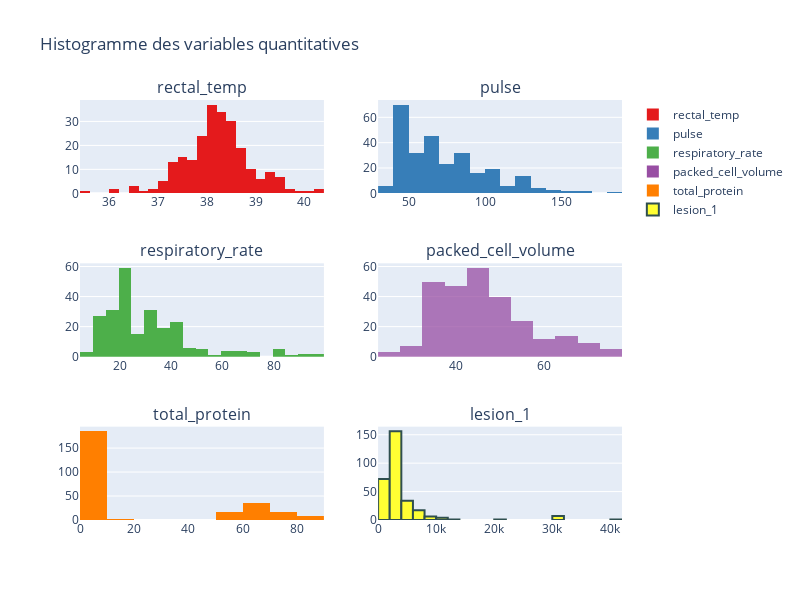

Here is the notebook cell this chart was saved with:
### Code cell
#Avec Hist de plotly

fig = make_subplots(
    rows=3, cols=2,
    subplot_titles=("rectal_temp", "pulse", "respiratory_rate", "packed_cell_volume", "total_protein", "lesion_1")
)

fig.add_trace(
    go.Histogram(
        x=horses['rectal_temp'],
        marker=dict(color='#e41a1c'),# options pour la couleur (plus d'option sur le dernier histogramme)
        name='rectal_temp'
        ),
    row=1, col=1
)

fig.add_trace(
    go.Histogram(
        x=horses['pulse'],
        marker=dict(color='#377eb8'),
        name='pulse'
        ),
    row=1, col=2
)

fig.add_trace(
    go.Histogram(
        x=horses['respiratory_rate'],
        marker=dict(color='#4daf4a'),
        name='respiratory_rate'
        ),
    row=2, col=1
)

fig.add_trace(
    go.Histogram(
        x=horses['packed_cell_volume'],
        marker=dict(color='#984ea3', opacity=0.75),
        name='packed_cell_volume'
        ),
    row=2, col=2
)

fig.add_trace(
    go.Histogram(
        x=horses['total_protein'],
        marker=dict(color='#ff7f00'),
        name='total_protein'
        ),
    row=3, col=1
)

fig.add_trace(
    go.Histogram(
        x=horses['lesion_1'],
        marker=dict(color='#ffff33', line=dict(width=2,
                                        color='DarkSlateGrey')),#ici un peu plus d'option
        name='lesion_1'
        ),
    row=3, col=2
)

fig.update_layout(height=600, width=800, title_text="Histogramme des variables quantitatives")

fig.show()

### Figure 1 — Plotly figure (JSON) as saved in the notebook; plotly's stock layout.template omitted (floating-point values rounded to 4 significant figures; data arrays with more than 128 entries replaced by an {"elided": "..."} marker saying what was removed)
{"data": [{"marker": {"color": "#e41a1c"}, "name": "rectal_temp", "type": "histogram", "x": {"elided": "299 float values"}, "xaxis": "x", "yaxis": "y"}, {"marker": {"color": "#377eb8"}, "name": "pulse", "type": "histogram", "x": {"elided": "299 int values"}, "xaxis": "x2", "yaxis": "y2"}, {"marker": {"color": "#4daf4a"}, "name": "respiratory_rate", "type": "histogram", "x": {"elided": "299 int values"}, "xaxis": "x3", "yaxis": "y3"}, {"marker": {"color": "#984ea3", "opacity": 0.75}, "name": "packed_cell_volume", "type": "histogram", "x": {"elided": "299 float values"}, "xaxis": "x4", "yaxis": "y4"}, {"marker": {"color": "#ff7f00"}, "name": "total_protein", "type": "histogram", "x": {"elided": "299 float values"}, "xaxis": "x5", "yaxis": "y5"}, {"marker": {"color": "#ffff33", "line": {"color": "DarkSlateGrey", "width": 2}}, "name": "lesion_1", "type": "histogram", "x": {"elided": "299 int values"}, "xaxis": "x6", "yaxis": "y6"}], "layout": {"annotations": [{"font": {"size": 16}, "showarrow": false, "text": "rectal_temp", "x": 0.225, "xanchor": "center", "xref": "paper", "y": 1, "yanchor": "bottom", "yref": "paper"}, {"font": {"size": 16}, "showarrow": false, "text": "pulse", "x": 0.775, "xanchor": "center", "xref": "paper", "y": 1, "yanchor": "bottom", "yref": "paper"}, {"font": {"size": 16}, "showarrow": false, "text": "respiratory_rate", "x": 0.225, "xanchor": "center", "xref": "paper", "y": 0.6111, "yanchor": "bottom", "yref": "paper"}, {"font": {"size": 16}, "showarrow": false, "text": "packed_cell_volume", "x": 0.775, "xanchor": "center", "xref": "paper", "y": 0.6111, "yanchor": "bottom", "yref": "paper"}, {"font": {"size": 16}, "showarrow": false, "text": "total_protein", "x": 0.225, "xanchor": "center", "xref": "paper", "y": 0.2222, "yanchor": "bottom", "yref": "paper"}, {"font": {"size": 16}, "showarrow": false, "text": "lesion_1", "x": 0.775, "xanchor": "center", "xref": "paper", "y": 0.2222, "yanchor": "bottom", "yref": "paper"}], "height": 600, "title": {"text": "Histogramme des variables quantitatives"}, "width": 800, "xaxis": {"anchor": "y", "domain": [0, 0.45]}, "xaxis2": {"anchor": "y2", "domain": [0.55, 1]}, "xaxis3": {"anchor": "y3", "domain": [0, 0.45]}, "xaxis4": {"anchor": "y4", "domain": [0.55, 1]}, "xaxis5": {"anchor": "y5", "domain": [0, 0.45]}, "xaxis6": {"anchor": "y6", "domain": [0.55, 1]}, "yaxis": {"anchor": "x", "domain": [0.7778, 1]}, "yaxis2": {"anchor": "x2", "domain": [0.7778, 1]}, "yaxis3": {"anchor": "x3", "domain": [0.3889, 0.6111]}, "yaxis4": {"anchor": "x4", "domain": [0.3889, 0.6111]}, "yaxis5": {"anchor": "x5", "domain": [0, 0.2222]}, "yaxis6": {"anchor": "x6", "domain": [0, 0.2222]}}}
